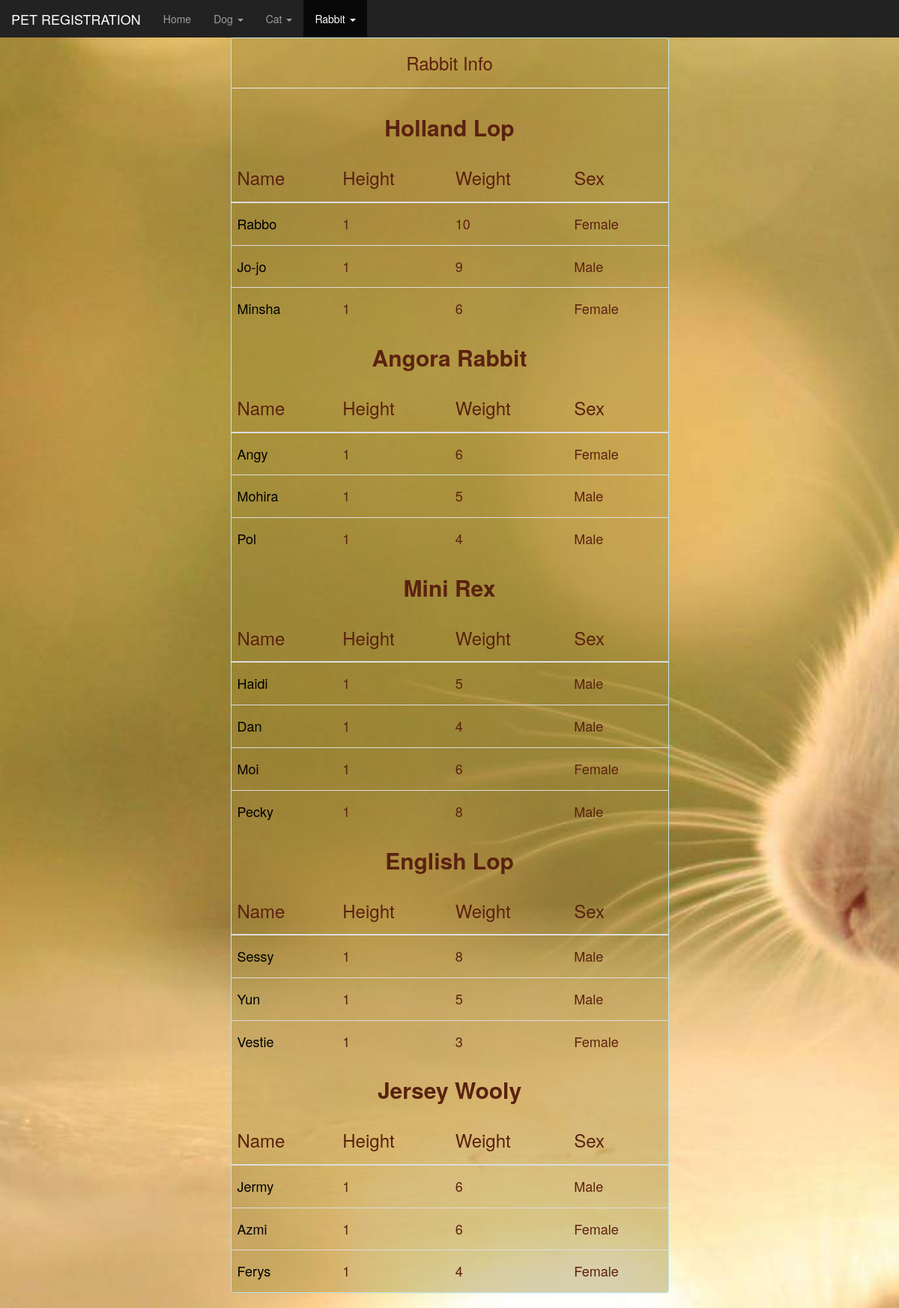
Screenshot of /petdogs/tablerabbit/ with the database file from the repository.
### petdogs/models.py (models this page shows, shortened)
class RabbitBreedInfo(models.Model):
    breed=models.CharField(max_length=50)

class RabbitInfo(models.Model):
    pet_breed = models.ForeignKey(RabbitBreedInfo, on_delete=models.CASCADE)
    pet_name=models.CharField(max_length=50)
    gender=models.BooleanField()
    height=models.IntegerField()
    weight=models.IntegerField()

### petdogs/views.py (the view)
def tablerabbit(request):
    breedinfo=RabbitBreedInfo.objects.all()
    return render(request,'petdogs/TABLE3.html', {'breed_info': breedinfo})

### petdogs/templates/petdogs/TABLE3.html (shortened to what this page needs)
{% load staticfiles %}
<!DOCTYPE html>
<html>
<head>
    <link rel="stylesheet" type="text/css" href="{% static 'petdogs/rabbitcss.css' %}">
    <link rel="stylesheet" type="text/css" href="{% static 'Boot/css/bootstrap.min.css' %}">
</head>
<body>
<nav class="nav navbar-inverse">
    <div class="fluid-container">
        <div class="navbar-header">
            <a href="#" class="navbar-brand">PET REGISTRATION</a>
        </div>
        <div>
            <ul class="nav navbar-nav">
                <li><a href="/petdogs/">Home</a></li>
                <li class="dropdown">
                    <a href="#" class="dropdown-toggle" data-toggle="dropdown">Dog <span class="caret"></span></a>
                </li>
                <li class="dropdown">
                    <a href="#" class="dropdown-toggle" data-toggle="dropdown">Cat <span class="caret"></span></a>
                </li>
                <li class="dropdown active">
                    <a href="#" class="dropdown-toggle" data-toggle="dropdown">Rabbit <span class="caret"></span></a>
                </li>
            </ul>
        </div>
    </div>
</nav>
<div class="row">
    <div class="col-md-3"></div>
    <div class="col-md-6">
        <div class="panel panel-info" style="background:#a08b3869 ; color: #5b210f">
            <div>
                <h3 style="text-align: center">Rabbit Info</h3>
            </div>
            <hr style="height:15px;">
            {% for breed in breed_info %}
                <h2 style="text-align: center"><b>{{ breed.breed }}</b></h2>
                <table class="table">
                    <thead>
                    <tr>
                        <th><h3>Name</h3></th>
                        <th><h3>Height</h3></th>
                        <th><h3>Weight</h3></th>
                        <th><h3>Sex</h3></th>
                    </tr>
                    </thead>
                    <tbody>
                    {% for pet in breed.rabbitinfo_set.all %}
                        <tr>
                            {% if pet.gender %}
                                <td><a href="/petdogs/rabbit{{ pet.id }}/" style="color: black;"> <h4>{{ pet.pet_name}}</h4></a></td>
                                <td><h4> {{ pet.height }}</h4></td>
                                <td> <h4>{{ pet.weight }}</h4></td>
                                <td><h4>  Male </h4></td>
                            {% else %}
                                <td><a href="/petdogs/rabbit{{ pet.id }}/" style="color: black;"><h4>{{ pet.pet_name}}</h4></a></td>
                                <td><h4>{{ pet.height }}</h4></td>
                                <td> <h4>{{ pet.weight }}</h4></td>
                                <td><h4>Female</h4></td>
                            {% endif %}
                        </tr>
                    {% endfor %}
                    </tbody>
                </table>
            {% endfor %}
        </div>
    </div>
</div>
</body>
</html>

### petdogs/static/petdogs/rabbitcss.css (style rules this page uses)
body { background-image: url("images/pet14.jpg"); background-size: cover; background-repeat: no-repeat; }

### rows the page displays
RabbitBreedInfo: breed "Holland Lop"
RabbitInfo: pet_name "Rabbo", height "1", weight "10"
RabbitInfo: pet_name "Jo-jo", height "1", weight "9"
RabbitInfo: pet_name "Minsha", height "1", weight "6"
RabbitBreedInfo: breed "Angora Rabbit"
RabbitInfo: pet_name "Angy", height "1", weight "6"
RabbitInfo: pet_name "Mohira", height "1", weight "5"
RabbitInfo: pet_name "Pol", height "1", weight "4"
RabbitBreedInfo: breed "Mini Rex"
RabbitInfo: pet_name "Haidi", height "1", weight "5"
RabbitInfo: pet_name "Dan", height "1", weight "4"
RabbitInfo: pet_name "Moi", height "1", weight "6"
RabbitInfo: pet_name "Pecky", height "1", weight "8"
RabbitBreedInfo: breed "English Lop"
RabbitInfo: pet_name "Sessy", height "1", weight "8"
RabbitInfo: pet_name "Yun", height "1", weight "5"
RabbitInfo: pet_name "Vestie", height "1", weight "3"
RabbitBreedInfo: breed "Jersey Wooly"
RabbitInfo: pet_name "Jermy", height "1", weight "6"
RabbitInfo: pet_name "Azmi", height "1", weight "6"
RabbitInfo: pet_name "Ferys", height "1", weight "4"
